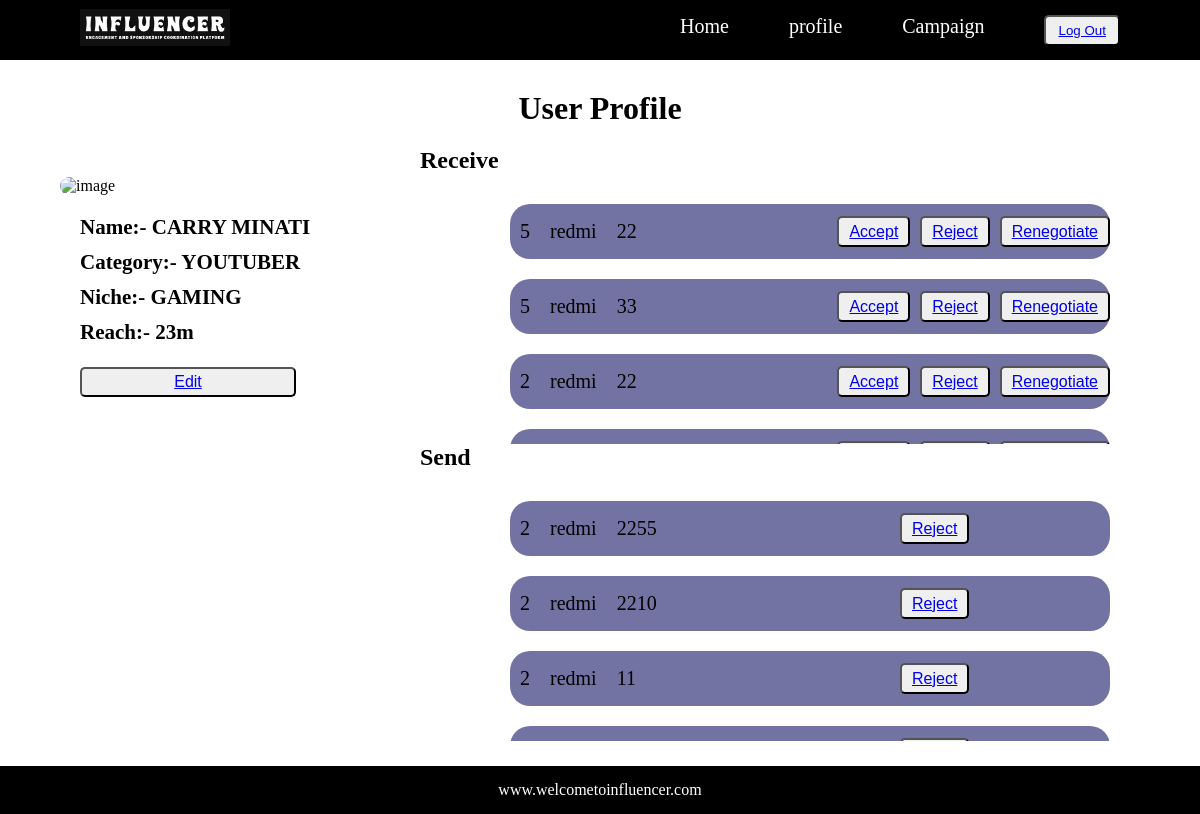
Screenshot of /influencer_profile (signed in) with the database file from the repository.
### model.py (models this page shows)
class Influencers(db.Model):
    influencer_id = db.Column(db.Integer(),primary_key=True)
    user_id = db.Column(db.Integer(),nullable=False)
    img = db.Column(db.LargeBinary,nullable=False)
    name = db.Column(db.String(), nullable=False)
    category = db.Column(db.String(), nullable=False)
    niche = db.Column(db.String(),nullable=False)
    reach = db.Column(db.String(),nullable=False)

class Add_request(db.Model):
    request_id = db.Column(db.Integer(),primary_key=True)
    from_id = db.Column(db.Integer(),nullable=False)
    too_id = db.Column(db.Integer(),nullable=False)
    brand_name = db.Column(db.String,nullable=False)
    messages = db.Column(db.String(),nullable=False)
    requirements = db.Column(db.String(),nullable=False)
    payment_amount = db.Column(db.Integer(),nullable=False)
    status = db.Column(db.String(),nullable=False)

### controller.py (the view)
@app.route("/influencer_profile")
def influ_profile():
    if 'username' in session:
        user=Register.query.filter_by(username=session['username']).first()
        if user.role=='influencer':
            influencer=Influencers.query.filter_by(user_id=user.id).first()
            add_requests = Add_request.query.filter_by(too_id=user.id,status='pending')
            renegotiate_requests = Add_request.query.filter_by(too_id=user.id,status='renegotiate')
            return render_template('influencer_profile.html',influencer=influencer,role=user.role,add_requests=add_requests,renegotiate_requests=renegotiate_requests)
    return redirect('/login')

### templates/influencer_profile.html
{% extends 'layout.html' %}
{% block body %}
<div class="profile">
    <h1>User Profile</h1>
    <div class="profile-con">
        <div class="left-con">
            <div class="influ-profile">
                <img width="320px" src="{{ url_for('get_image', image_id=influencer.influencer_id) }}" alt="image">
                <div class="left-con-desc">
                    <h2>Name:- {{ influencer.name }}</h2>
                    <h2>Category:- {{ influencer.category }}</h2>
                    <h2>Niche:- {{ influencer.niche }}</h2>
                    <h2>Reach:- {{ influencer.reach }}</h2>
                    <button style="width: 18vw;" class="btn"><a
                            href="/edit_influencer/{{influencer.influencer_id}}">Edit</a></button>
                </div>
            </div>
        </div>
        <div class="right-con">
            <h2>Receive</h2>
            <div class="campaigns">
                {% for request in add_requests %}
                <div class="campaign">
                    <div class="camp-content">
                        <p class="para">{{ request.from_id }}</p>
                        <p class="para">{{ request.brand_name }}</p>
                        <p class="para">{{ request.payment_amount }}</p>
                    </div>
                    <div class="camp-btn">
                        <button class="btn"><a href="/accept_request/{{request.request_id}}">Accept</a></button>
                        <button class="btn"><a href="/reject_request/{{request.request_id}}">Reject</a></button>
                        <button class="btn"><a href="/renegotiate_request/{{request.request_id}}">Renegotiate</a></button>
                    </div>
                </div>
                {% endfor %}
            </div>
            <h2>Send</h2>
            <div class="campaigns">
                {% for renegotiate in renegotiate_requests %}
                <div class="campaign">
                    <div class="camp-content">
                        <p class="para">{{ renegotiate.from_id }}</p>
                        <p class="para">{{ renegotiate.brand_name }}</p>
                        <p class="para">{{ renegotiate.payment_amount }}</p>
                    </div>
                    <div class="camp-btn">
                        <button class="btn"><a href="/reject_request/{{request.request_id}}">Reject</a></button>
                    </div>
                </div>
                {% endfor %}
            </div>
        </div>
    </div>
</div>
{% endblock %}

### static/utilits.css (style rules this page uses)
* { margin: 0; padding: 0; }
.btn { padding: 4px 10px; border-radius: 5px; margin: 12px 0px; font-size: 16px; cursor: pointer; }
.profile-con { display: flex; flex-direction: row; }
.left-con { width: 35vw; min-height: 68vh; margin-top: 30px; padding: 0px auto; }
.influ-profile { width: 25vw; margin: 0px auto; }
.left-con-desc { display: flex; flex-direction: column; gap: 10px; justify-content: center; font-size: 14px; padding-left: 20px; margin-top: 20px; }
.right-con { width: 65vw; }
.campaigns { height: 30vh; margin-top: 30px; display: flex; flex-direction: column; gap: 20px; overflow-y: auto }
.campaign { background-color: rgb(115, 115, 163); display: flex; flex-direction: row; gap: 150px; width: 50vw; margin: 0px auto; border-radius: 20px; }
.camp-content { display: flex; flex-direction: row; width: 40%; }
.camp-btn { display: flex; flex-direction: row; gap: 10px; }
.para { padding: 4px 10px; border-radius: 5px; margin: 12px 0px; font-size: 20px; }
.profile > h1 { text-align: center; padding-top: 30px; padding-bottom: 20px; }
.influ-profile > img { border-radius: 10px; }

### rows the page displays
Influencers: name "CARRY MINATI", category "YOUTUBER", niche "GAMING", reach "23m"
Add_request: from_id "5", brand_name "redmi", payment_amount "22"
Add_request: from_id "5", brand_name "redmi", payment_amount "33"
Add_request: from_id "2", brand_name "redmi", payment_amount "22"
Add_request: from_id "2", brand_name "redmi", payment_amount "2255"
Add_request: from_id "2", brand_name "redmi", payment_amount "2210"
Add_request: from_id "2", brand_name "redmi", payment_amount "11"
